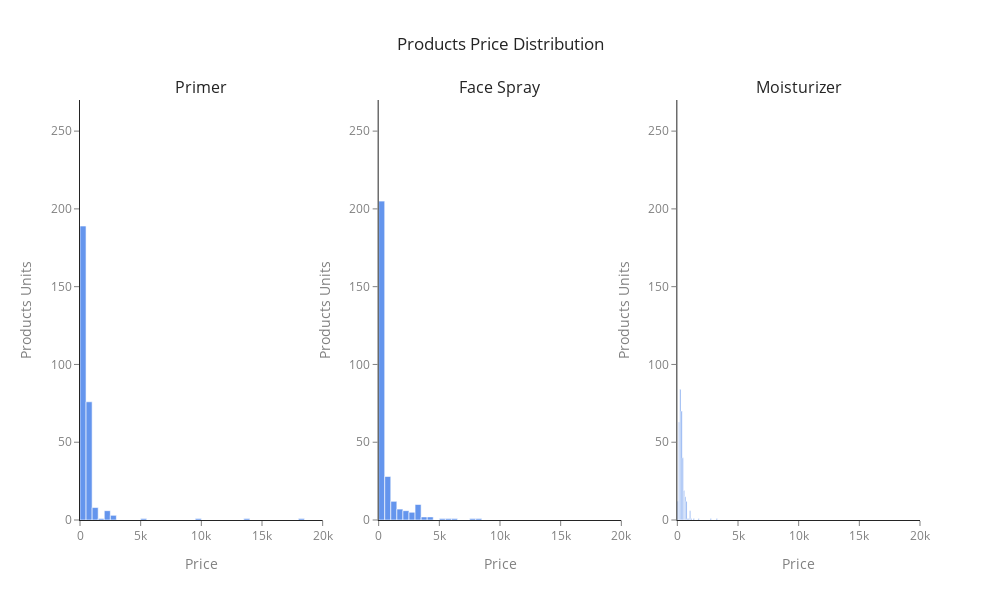

Notebook code for this chart:
### Markdown cell above
* Graph 10

### Code cell
import plotly.graph_objects as go
from plotly.subplots import make_subplots

# Create a subplot figure with 1 row and 3 columns
fig = make_subplots(rows=1, cols=3, subplot_titles=prices_bigs.columns)

# Plotting all the products
for i, product in enumerate(prices_bigs.columns):
    fig.add_trace(
        go.Histogram(
            x=prices_bigs[product].dropna(),
            marker=dict(color='cornflowerblue'),
            name=product
        ),
        row=1, col=i+1
    )
    
    # Set axis properties for each subplot
    fig.update_xaxes(title_text='Price', row=1, col=i+1, color='gray')
    fig.update_yaxes(title_text='Products Units', row=1, col=i+1, color='gray')

# Set layout
fig.update_layout(
    height=600, width=1000,
    showlegend=False,
    title_text="Products Price Distribution",
    title_x=0.5,
    template='simple_white'
)

# Set the same y-axis and x-axis limits across all subplots
fig.update_yaxes(range=[0, 270])
fig.update_xaxes(range=[0, 20000])

# Show the interactive plot
fig.show()

### Figure 1 — Plotly figure (JSON) as saved in the notebook; plotly's stock layout.template omitted (floating-point values rounded to 4 significant figures; data arrays with more than 128 entries replaced by an {"elided": "..."} marker saying what was removed)
{"data": [{"marker": {"color": "cornflowerblue"}, "name": "Primer", "type": "histogram", "x": {"elided": "289 int values"}, "xaxis": "x", "yaxis": "y"}, {"marker": {"color": "cornflowerblue"}, "name": "Face Spray", "type": "histogram", "x": {"elided": "282 int values"}, "xaxis": "x2", "yaxis": "y2"}, {"marker": {"color": "cornflowerblue"}, "name": "Moisturizer", "type": "histogram", "x": {"elided": "328 int values"}, "xaxis": "x3", "yaxis": "y3"}], "layout": {"annotations": [{"font": {"size": 16}, "showarrow": false, "text": "Primer", "x": 0.1444, "xanchor": "center", "xref": "paper", "y": 1, "yanchor": "bottom", "yref": "paper"}, {"font": {"size": 16}, "showarrow": false, "text": "Face Spray", "x": 0.5, "xanchor": "center", "xref": "paper", "y": 1, "yanchor": "bottom", "yref": "paper"}, {"font": {"size": 16}, "showarrow": false, "text": "Moisturizer", "x": 0.8556, "xanchor": "center", "xref": "paper", "y": 1, "yanchor": "bottom", "yref": "paper"}], "height": 600, "showlegend": false, "title": {"text": "Products Price Distribution", "x": 0.5}, "width": 1000, "xaxis": {"anchor": "y", "color": "gray", "domain": [0, 0.2889], "range": [0, 20000], "title": {"text": "Price"}}, "xaxis2": {"anchor": "y2", "color": "gray", "domain": [0.3556, 0.6444], "range": [0, 20000], "title": {"text": "Price"}}, "xaxis3": {"anchor": "y3", "color": "gray", "domain": [0.7111, 1], "range": [0, 20000], "title": {"text": "Price"}}, "yaxis": {"anchor": "x", "color": "gray", "domain": [0, 1], "range": [0, 270], "title": {"text": "Products Units"}}, "yaxis2": {"anchor": "x2", "color": "gray", "domain": [0, 1], "range": [0, 270], "title": {"text": "Products Units"}}, "yaxis3": {"anchor": "x3", "color": "gray", "domain": [0, 1], "range": [0, 270], "title": {"text": "Products Units"}}}}
